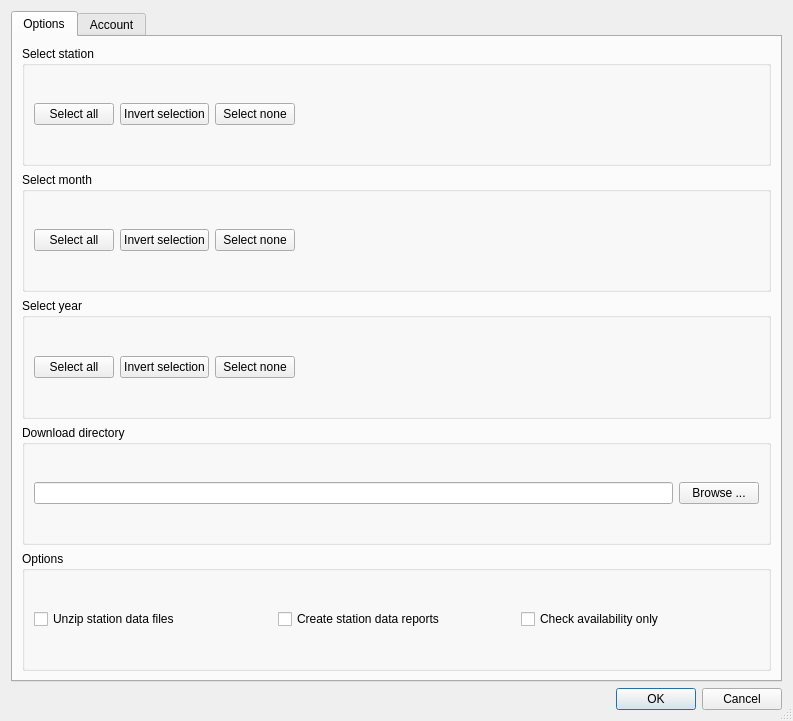
<?xml version="1.0" encoding="UTF-8"?>
<ui version="4.0">
 <class>DownloadManagerDialog</class>
 <widget class="QDialog" name="DownloadManagerDialog">
  <property name="geometry">
   <rect>
    <x>0</x>
    <y>0</y>
    <width>793</width>
    <height>721</height>
   </rect>
  </property>
  <property name="windowTitle">
   <string>Download Manager</string>
  </property>
  <property name="sizeGripEnabled">
   <bool>true</bool>
  </property>
  <property name="modal">
   <bool>true</bool>
  </property>
  <layout class="QGridLayout" name="gridLayout_8">
   <item row="1" column="0">
    <widget class="QDialogButtonBox" name="buttonBox">
     <property name="standardButtons">
      <set>QDialogButtonBox::Cancel|QDialogButtonBox::Ok</set>
     </property>
    </widget>
   </item>
   <item row="0" column="0">
    <widget class="QTabWidget" name="tabWidget">
     <property name="sizePolicy">
      <sizepolicy hsizetype="Preferred" vsizetype="Preferred">
       <horstretch>0</horstretch>
       <verstretch>0</verstretch>
      </sizepolicy>
     </property>
     <property name="currentIndex">
      <number>0</number>
     </property>
     <widget class="QWidget" name="OptionsTab">
      <attribute name="title">
       <string>Options</string>
      </attribute>
      <layout class="QGridLayout" name="gridLayout_7">
       <item row="0" column="0">
        <widget class="QGroupBox" name="SelectStation_groupBox">
         <property name="title">
          <string>Select station</string>
         </property>
         <layout class="QGridLayout" name="gridLayout_2">
          <item row="1" column="1">
           <widget class="QPushButton" name="SelectInvertStation_pushButton">
            <property name="text">
             <string>Invert selection</string>
            </property>
           </widget>
          </item>
          <item row="1" column="0">
           <widget class="QPushButton" name="SelectAllStations_pushButton">
            <property name="text">
             <string>Select all</string>
            </property>
           </widget>
          </item>
          <item row="1" column="2">
           <widget class="QPushButton" name="SelectNoneStation_pushButton">
            <property name="text">
             <string>Select none</string>
            </property>
           </widget>
          </item>
          <item row="1" column="3">
           <spacer>
            <property name="orientation">
             <enum>Qt::Horizontal</enum>
            </property>
            <property name="sizeHint" stdset="0">
             <size>
              <width>151</width>
              <height>26</height>
             </size>
            </property>
           </spacer>
          </item>
          <item row="0" column="0" colspan="4">
           <layout class="QGridLayout" name="grid_stations"/>
          </item>
         </layout>
        </widget>
       </item>
       <item row="1" column="0">
        <widget class="QGroupBox" name="SelectMonth_groupBox">
         <property name="title">
          <string>Select month</string>
         </property>
         <layout class="QGridLayout">
          <item row="1" column="3">
           <spacer>
            <property name="orientation">
             <enum>Qt::Horizontal</enum>
            </property>
            <property name="sizeHint" stdset="0">
             <size>
              <width>181</width>
              <height>26</height>
             </size>
            </property>
           </spacer>
          </item>
          <item row="0" column="0" colspan="4">
           <layout class="QGridLayout" name="grid_months"/>
          </item>
          <item row="1" column="2">
           <widget class="QPushButton" name="SelectNoneMonth_pushButton">
            <property name="text">
             <string>Select none</string>
            </property>
           </widget>
          </item>
          <item row="1" column="0">
           <widget class="QPushButton" name="SelectAllMonth_pushButton">
            <property name="text">
             <string>Select all</string>
            </property>
           </widget>
          </item>
          <item row="1" column="1">
           <widget class="QPushButton" name="SelectInvertMonth_pushButton">
            <property name="text">
             <string>Invert selection</string>
            </property>
           </widget>
          </item>
         </layout>
        </widget>
       </item>
       <item row="2" column="0">
        <widget class="QGroupBox" name="SelectYear_groupBox">
         <property name="title">
          <string>Select year</string>
         </property>
         <layout class="QGridLayout" name="gridLayout_5">
          <item row="0" column="0" colspan="4">
           <layout class="QGridLayout" name="grid_years"/>
          </item>
          <item row="1" column="0">
           <widget class="QPushButton" name="SelectAllYear_pushButton">
            <property name="text">
             <string>Select all</string>
            </property>
           </widget>
          </item>
          <item row="1" column="2">
           <widget class="QPushButton" name="SelectNoneYear_pushButton">
            <property name="text">
             <string>Select none</string>
            </property>
           </widget>
          </item>
          <item row="1" column="3">
           <spacer>
            <property name="orientation">
             <enum>Qt::Horizontal</enum>
            </property>
            <property name="sizeHint" stdset="0">
             <size>
              <width>171</width>
              <height>26</height>
             </size>
            </property>
           </spacer>
          </item>
          <item row="1" column="1">
           <widget class="QPushButton" name="SelectInvertYear_pushButton">
            <property name="text">
             <string>Invert selection</string>
            </property>
           </widget>
          </item>
         </layout>
        </widget>
       </item>
       <item row="3" column="0">
        <widget class="QGroupBox" name="DownloadDirectory_groupBox">
         <property name="title">
          <string>Download directory</string>
         </property>
         <layout class="QGridLayout" name="gridLayout_3">
          <item row="0" column="0">
           <widget class="QLineEdit" name="download_dir">
            <property name="enabled">
             <bool>true</bool>
            </property>
           </widget>
          </item>
          <item row="0" column="1">
           <widget class="QPushButton" name="BrowseDownloadDirectory_pushButton">
            <property name="text">
             <string>Browse ...</string>
            </property>
           </widget>
          </item>
         </layout>
        </widget>
       </item>
       <item row="4" column="0">
        <widget class="QGroupBox" name="Options_groupBox">
         <property name="title">
          <string>Options</string>
         </property>
         <layout class="QGridLayout" name="gridLayout_6">
          <item row="0" column="0">
           <widget class="QCheckBox" name="opt_zip">
            <property name="text">
             <string>Unzip station data files</string>
            </property>
           </widget>
          </item>
          <item row="0" column="2">
           <widget class="QCheckBox" name="opt_avail">
            <property name="text">
             <string>Check availability only</string>
            </property>
           </widget>
          </item>
          <item row="0" column="1">
           <widget class="QCheckBox" name="opt_report">
            <property name="text">
             <string>Create station data reports</string>
            </property>
           </widget>
          </item>
         </layout>
        </widget>
       </item>
      </layout>
     </widget>
     <widget class="QWidget" name="AccountTab">
      <attribute name="title">
       <string>Account</string>
      </attribute>
      <layout class="QGridLayout">
       <item row="0" column="0">
        <widget class="QGroupBox" name="groupBox">
         <property name="title">
          <string>FTP server</string>
         </property>
         <layout class="QGridLayout">
          <item row="0" column="0">
           <widget class="QLineEdit" name="ftp_server"/>
          </item>
         </layout>
        </widget>
       </item>
       <item row="1" column="0">
        <widget class="QGroupBox" name="Account_groupBox">
         <property name="title">
          <string>Account</string>
         </property>
         <layout class="QGridLayout" name="gridLayout_9">
          <item row="0" column="0">
           <widget class="QLabel" name="label_2">
            <property name="text">
             <string>&amp;User</string>
            </property>
            <property name="buddy">
             <cstring>ftp_user</cstring>
            </property>
           </widget>
          </item>
          <item row="0" column="1">
           <widget class="QLineEdit" name="ftp_user">
            <property name="maximumSize">
             <size>
              <width>100</width>
              <height>16777215</height>
             </size>
            </property>
           </widget>
          </item>
          <item row="0" column="2">
           <spacer name="horizontalSpacer">
            <property name="orientation">
             <enum>Qt::Horizontal</enum>
            </property>
            <property name="sizeHint" stdset="0">
             <size>
              <width>404</width>
              <height>20</height>
             </size>
            </property>
           </spacer>
          </item>
          <item row="1" column="0">
           <widget class="QLabel" name="label_3">
            <property name="text">
             <string>&amp;Password</string>
            </property>
            <property name="buddy">
             <cstring>ftp_pw</cstring>
            </property>
           </widget>
          </item>
          <item row="1" column="1">
           <widget class="QLineEdit" name="ftp_pw">
            <property name="maximumSize">
             <size>
              <width>102</width>
              <height>16777215</height>
             </size>
            </property>
            <property name="echoMode">
             <enum>QLineEdit::Password</enum>
            </property>
           </widget>
          </item>
          <item row="1" column="2">
           <spacer name="horizontalSpacer_2">
            <property name="orientation">
             <enum>Qt::Horizontal</enum>
            </property>
            <property name="sizeHint" stdset="0">
             <size>
              <width>404</width>
              <height>20</height>
             </size>
            </property>
           </spacer>
          </item>
         </layout>
        </widget>
       </item>
       <item row="2" column="0">
        <spacer>
         <property name="orientation">
          <enum>Qt::Vertical</enum>
         </property>
         <property name="sizeHint" stdset="0">
          <size>
           <width>548</width>
           <height>311</height>
          </size>
         </property>
        </spacer>
       </item>
      </layout>
     </widget>
    </widget>
   </item>
  </layout>
 </widget>
 <tabstops>
  <tabstop>tabWidget</tabstop>
  <tabstop>SelectAllStations_pushButton</tabstop>
  <tabstop>SelectNoneStation_pushButton</tabstop>
  <tabstop>SelectAllMonth_pushButton</tabstop>
  <tabstop>SelectNoneMonth_pushButton</tabstop>
  <tabstop>SelectAllYear_pushButton</tabstop>
  <tabstop>SelectNoneYear_pushButton</tabstop>
  <tabstop>download_dir</tabstop>
  <tabstop>BrowseDownloadDirectory_pushButton</tabstop>
  <tabstop>opt_zip</tabstop>
  <tabstop>opt_report</tabstop>
  <tabstop>opt_avail</tabstop>
  <tabstop>ftp_server</tabstop>
  <tabstop>ftp_user</tabstop>
  <tabstop>ftp_pw</tabstop>
 </tabstops>
 <resources/>
 <connections/>
</ui>
